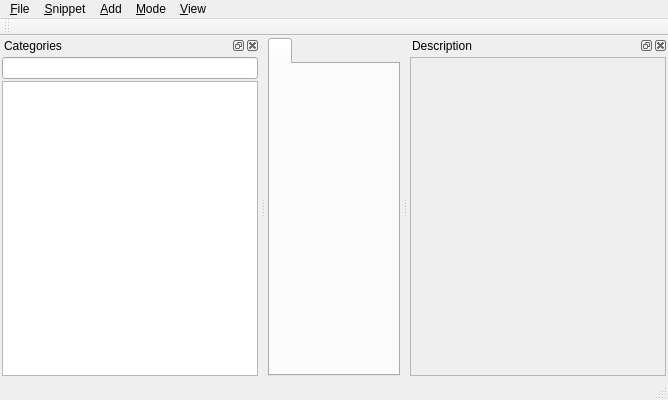
<?xml version="1.0" encoding="UTF-8"?>
<ui version="4.0">
 <class>MainWindowClass</class>
 <widget class="QMainWindow" name="MainWindowClass">
  <property name="geometry">
   <rect>
    <x>0</x>
    <y>0</y>
    <width>668</width>
    <height>400</height>
   </rect>
  </property>
  <property name="windowTitle">
   <string>QSnippet</string>
  </property>
  <property name="toolTip">
   <string/>
  </property>
  <widget class="QWidget" name="centralWidget">
   <layout class="QVBoxLayout" name="verticalLayout_2">
    <property name="spacing">
     <number>2</number>
    </property>
    <property name="margin">
     <number>2</number>
    </property>
    <item>
     <widget class="QTabWidget" name="tabWidget">
      <property name="tabShape">
       <enum>QTabWidget::Rounded</enum>
      </property>
      <property name="currentIndex">
       <number>0</number>
      </property>
      <widget class="QWidget" name="widget">
       <attribute name="title">
        <string/>
       </attribute>
       <layout class="QHBoxLayout" name="horizontalLayout">
        <property name="spacing">
         <number>2</number>
        </property>
        <property name="margin">
         <number>2</number>
        </property>
       </layout>
      </widget>
     </widget>
    </item>
   </layout>
  </widget>
  <widget class="QMenuBar" name="menuBar">
   <property name="geometry">
    <rect>
     <x>0</x>
     <y>0</y>
     <width>668</width>
     <height>25</height>
    </rect>
   </property>
   <widget class="QMenu" name="menu_Add">
    <property name="title">
     <string>&amp;Add</string>
    </property>
    <addaction name="action_Main_category"/>
    <addaction name="action_Category"/>
    <addaction name="action_Snippet"/>
   </widget>
   <widget class="QMenu" name="menu_Snippet">
    <property name="title">
     <string>&amp;Snippet</string>
    </property>
    <addaction name="action_Save"/>
    <addaction name="actionSave_all"/>
    <addaction name="separator"/>
    <addaction name="action_Delete"/>
    <addaction name="separator"/>
    <addaction name="action_Close"/>
    <addaction name="actionClos_e_all"/>
   </widget>
   <widget class="QMenu" name="menu_File">
    <property name="title">
     <string>&amp;File</string>
    </property>
    <addaction name="action_Save_2"/>
    <addaction name="actionSave_snippets_as"/>
    <addaction name="separator"/>
    <addaction name="action_Exit"/>
   </widget>
   <widget class="QMenu" name="menu_Mode">
    <property name="title">
     <string>&amp;Mode</string>
    </property>
    <addaction name="action_Normal"/>
    <addaction name="action_Work"/>
   </widget>
   <widget class="QMenu" name="menu_View">
    <property name="title">
     <string>&amp;View</string>
    </property>
    <addaction name="actionHide_categories"/>
    <addaction name="actionHide_description"/>
   </widget>
   <addaction name="menu_File"/>
   <addaction name="menu_Snippet"/>
   <addaction name="menu_Add"/>
   <addaction name="menu_Mode"/>
   <addaction name="menu_View"/>
  </widget>
  <widget class="QToolBar" name="mainToolBar">
   <attribute name="toolBarArea">
    <enum>TopToolBarArea</enum>
   </attribute>
   <attribute name="toolBarBreak">
    <bool>false</bool>
   </attribute>
  </widget>
  <widget class="QStatusBar" name="statusBar"/>
  <widget class="QDockWidget" name="leftDockWidget">
   <property name="sizePolicy">
    <sizepolicy hsizetype="Preferred" vsizetype="Preferred">
     <horstretch>0</horstretch>
     <verstretch>0</verstretch>
    </sizepolicy>
   </property>
   <property name="features">
    <set>QDockWidget::AllDockWidgetFeatures</set>
   </property>
   <property name="allowedAreas">
    <set>Qt::LeftDockWidgetArea</set>
   </property>
   <property name="windowTitle">
    <string>Categories</string>
   </property>
   <attribute name="dockWidgetArea">
    <number>1</number>
   </attribute>
   <widget class="QWidget" name="dockWidgetContents">
    <layout class="QVBoxLayout" name="verticalLayout">
     <property name="spacing">
      <number>2</number>
     </property>
     <property name="margin">
      <number>2</number>
     </property>
     <item>
      <widget class="QLineEdit" name="searchLineEdit">
       <property name="sizePolicy">
        <sizepolicy hsizetype="Preferred" vsizetype="Fixed">
         <horstretch>0</horstretch>
         <verstretch>0</verstretch>
        </sizepolicy>
       </property>
      </widget>
     </item>
     <item>
      <widget class="TreeView" name="snippetTreeView">
       <property name="sizePolicy">
        <sizepolicy hsizetype="Preferred" vsizetype="Expanding">
         <horstretch>0</horstretch>
         <verstretch>0</verstretch>
        </sizepolicy>
       </property>
       <property name="editTriggers">
        <set>QAbstractItemView::EditKeyPressed</set>
       </property>
       <property name="dragEnabled">
        <bool>true</bool>
       </property>
       <property name="dragDropMode">
        <enum>QAbstractItemView::DragDrop</enum>
       </property>
       <property name="rootIsDecorated">
        <bool>true</bool>
       </property>
       <property name="uniformRowHeights">
        <bool>true</bool>
       </property>
       <property name="sortingEnabled">
        <bool>false</bool>
       </property>
       <property name="headerHidden">
        <bool>true</bool>
       </property>
      </widget>
     </item>
    </layout>
   </widget>
  </widget>
  <widget class="QDockWidget" name="descDockWidget">
   <property name="features">
    <set>QDockWidget::AllDockWidgetFeatures</set>
   </property>
   <property name="allowedAreas">
    <set>Qt::RightDockWidgetArea</set>
   </property>
   <property name="windowTitle">
    <string>Description</string>
   </property>
   <attribute name="dockWidgetArea">
    <number>2</number>
   </attribute>
   <widget class="QWidget" name="dockWidgetContents_3">
    <layout class="QVBoxLayout" name="verticalLayout_3">
     <property name="spacing">
      <number>2</number>
     </property>
     <property name="margin">
      <number>2</number>
     </property>
     <item>
      <widget class="TextEit" name="descTextEdit">
       <property name="enabled">
        <bool>false</bool>
       </property>
      </widget>
     </item>
    </layout>
   </widget>
  </widget>
  <action name="action_Category">
   <property name="text">
    <string>&amp;Category...</string>
   </property>
   <property name="shortcut">
    <string>Ctrl+M</string>
   </property>
  </action>
  <action name="action_Snippet">
   <property name="text">
    <string>&amp;Snippet...</string>
   </property>
   <property name="shortcut">
    <string>Ctrl+N</string>
   </property>
  </action>
  <action name="action_Save">
   <property name="text">
    <string>&amp;Save</string>
   </property>
   <property name="shortcut">
    <string>Ctrl+S</string>
   </property>
  </action>
  <action name="actionSave_all">
   <property name="text">
    <string>Save &amp;all</string>
   </property>
   <property name="shortcut">
    <string>Ctrl+Shift+S</string>
   </property>
  </action>
  <action name="action_Close">
   <property name="text">
    <string>&amp;Close</string>
   </property>
   <property name="shortcut">
    <string>Ctrl+W</string>
   </property>
  </action>
  <action name="actionClos_e_all">
   <property name="text">
    <string>Clos&amp;e all</string>
   </property>
   <property name="shortcut">
    <string>Ctrl+Shift+W</string>
   </property>
  </action>
  <action name="action_Main_category">
   <property name="text">
    <string>&amp;Main category...</string>
   </property>
   <property name="shortcut">
    <string>Ctrl+Shift+M</string>
   </property>
  </action>
  <action name="action_Save_2">
   <property name="text">
    <string>&amp;Save snippets</string>
   </property>
   <property name="shortcut">
    <string>Alt+S</string>
   </property>
  </action>
  <action name="actionSave_snippets_as">
   <property name="text">
    <string>Save snippets &amp;as...</string>
   </property>
   <property name="shortcut">
    <string>Alt+Shift+S</string>
   </property>
  </action>
  <action name="action_Exit">
   <property name="text">
    <string>&amp;Exit</string>
   </property>
   <property name="shortcut">
    <string>Ctrl+Q</string>
   </property>
  </action>
  <action name="action_Delete">
   <property name="text">
    <string>&amp;Delete</string>
   </property>
   <property name="shortcut">
    <string>Del</string>
   </property>
  </action>
  <action name="action_Normal">
   <property name="text">
    <string>&amp;Edit</string>
   </property>
   <property name="shortcut">
    <string>F5</string>
   </property>
  </action>
  <action name="action_Work">
   <property name="text">
    <string>&amp;Work</string>
   </property>
   <property name="shortcut">
    <string>F6</string>
   </property>
  </action>
  <action name="actionHide_categories">
   <property name="text">
    <string>Show/hide &amp;categories</string>
   </property>
   <property name="shortcut">
    <string>F3</string>
   </property>
  </action>
  <action name="actionHide_description">
   <property name="text">
    <string>Show/hide &amp;description</string>
   </property>
   <property name="shortcut">
    <string>F4</string>
   </property>
  </action>
 </widget>
 <layoutdefault spacing="6" margin="11"/>
 <customwidgets>
  <customwidget>
   <class>TreeView</class>
   <extends>QTreeView</extends>
   <header>treeview.h</header>
  </customwidget>
  <customwidget>
   <class>TextEit</class>
   <extends>QTextEdit</extends>
   <header>texteit.h</header>
  </customwidget>
 </customwidgets>
 <resources/>
 <connections/>
</ui>
